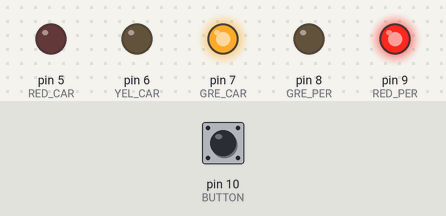
The sketch below on a simulated Arduino Uno, built with avr-gcc and run on an emulated ATmega328P. Shown: output pins drawn as LEDs (lit = HIGH). The test bench sets the inputs (shaded band); at power-on: pin 10 (BUTTON) LOW.

Above: at 1.2 s.
1.3 s: pin 10 (BUTTON) pulled HIGH for 0.15 s
At 1.8 s:
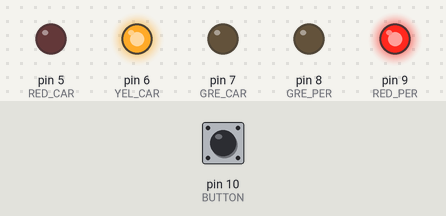
At 6.8 s:
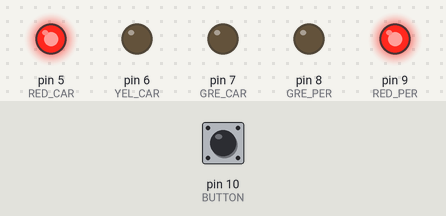
Timing chart, 0 to 15.8 s (numbered marks = the images above; inputs shaded):
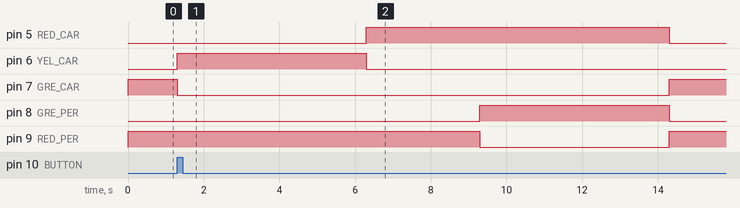

Measured:
- after the input at 1.3 s, pin 5 (RED_CAR): LOW → HIGH after 5.0 s, → LOW 8.0 s later; pin 6 (YEL_CAR): LOW → HIGH at once, → LOW 5.0 s later; pin 7 (GRE_CAR): HIGH → LOW at once, → HIGH 13.0 s later; pin 8 (GRE_PER): LOW → HIGH after 8.0 s, → LOW 5.0 s later; pin 9 (RED_PER): HIGH → LOW after 8.0 s, → HIGH 5.0 s later

The sketch:

TrafficLight_A.ino
```cpp
int GRE_PER = 8;
int RED_PER = 9;
int RED_CAR = 5;
int YEL_CAR = 6;
int GRE_CAR = 7;
int BUTTON = 10;
int buttonState = LOW;

void setup() {
    pinMode(GRE_PER, OUTPUT);
    pinMode(RED_PER, OUTPUT);
    pinMode(RED_CAR, OUTPUT);
    pinMode(YEL_CAR, OUTPUT);
    pinMode(GRE_CAR, OUTPUT);
    pinMode(BUTTON, INPUT);
}

void loop() {
    // reset all lights
    digitalWrite(RED_PER, HIGH);
    digitalWrite(GRE_PER, LOW);

    digitalWrite(RED_CAR, LOW);
    digitalWrite(YEL_CAR, LOW);
    digitalWrite(GRE_CAR, HIGH);

    buttonState = digitalRead(BUTTON);// has the button being pressed

    if (buttonState == HIGH){
       // set car light to orange
        digitalWrite(RED_CAR, LOW);
        digitalWrite(YEL_CAR, HIGH);
        digitalWrite(GRE_CAR, LOW);
        delay(5000);// wait 5 seconds

        // set car light to red
        digitalWrite(YEL_CAR, LOW);
        digitalWrite(RED_CAR, HIGH);
        digitalWrite(GRE_CAR, LOW);
        delay(3000);

        // turn pedestrian lights green
        digitalWrite(RED_PER, LOW);
        digitalWrite(GRE_PER, HIGH);
        delay (5000); // delay for 5 seconds
    }
}
```
